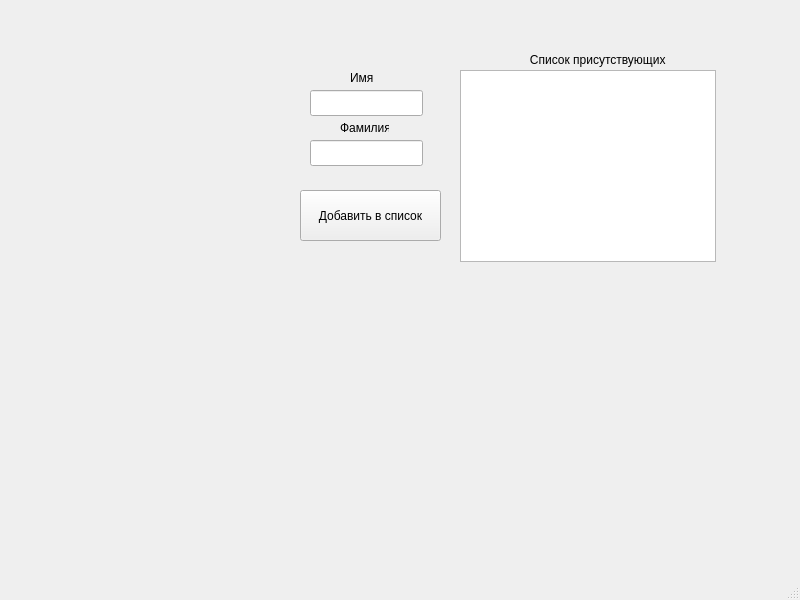
<?xml version="1.0" encoding="UTF-8"?>
<ui version="4.0">
 <class>MainWindow</class>
 <widget class="QMainWindow" name="MainWindow">
  <property name="geometry">
   <rect>
    <x>0</x>
    <y>0</y>
    <width>800</width>
    <height>600</height>
   </rect>
  </property>
  <property name="windowTitle">
   <string>MainWindow</string>
  </property>
  <widget class="QWidget" name="centralwidget">
   <widget class="QLineEdit" name="Name">
    <property name="geometry">
     <rect>
      <x>310</x>
      <y>90</y>
      <width>113</width>
      <height>26</height>
     </rect>
    </property>
   </widget>
   <widget class="QLineEdit" name="LastName">
    <property name="geometry">
     <rect>
      <x>310</x>
      <y>140</y>
      <width>113</width>
      <height>26</height>
     </rect>
    </property>
   </widget>
   <widget class="QLabel" name="label">
    <property name="geometry">
     <rect>
      <x>350</x>
      <y>70</y>
      <width>49</width>
      <height>16</height>
     </rect>
    </property>
    <property name="text">
     <string>Имя</string>
    </property>
   </widget>
   <widget class="QLabel" name="label_2">
    <property name="geometry">
     <rect>
      <x>340</x>
      <y>120</y>
      <width>49</width>
      <height>16</height>
     </rect>
    </property>
    <property name="text">
     <string>Фамилия</string>
    </property>
   </widget>
   <widget class="QPushButton" name="addStudentBtn">
    <property name="geometry">
     <rect>
      <x>300</x>
      <y>190</y>
      <width>141</width>
      <height>51</height>
     </rect>
    </property>
    <property name="sizePolicy">
     <sizepolicy hsizetype="Minimum" vsizetype="Preferred">
      <horstretch>0</horstretch>
      <verstretch>0</verstretch>
     </sizepolicy>
    </property>
    <property name="text">
     <string>Добавить в список</string>
    </property>
   </widget>
   <widget class="QListWidget" name="presenceList">
    <property name="geometry">
     <rect>
      <x>460</x>
      <y>70</y>
      <width>256</width>
      <height>192</height>
     </rect>
    </property>
   </widget>
   <widget class="QLabel" name="label_3">
    <property name="geometry">
     <rect>
      <x>470</x>
      <y>50</y>
      <width>241</width>
      <height>20</height>
     </rect>
    </property>
    <property name="text">
     <string>                  Cписок присутствующих </string>
    </property>
    <property name="scaledContents">
     <bool>false</bool>
    </property>
   </widget>
  </widget>
  <widget class="QMenuBar" name="menubar">
   <property name="geometry">
    <rect>
     <x>0</x>
     <y>0</y>
     <width>800</width>
     <height>33</height>
    </rect>
   </property>
  </widget>
  <widget class="QStatusBar" name="statusbar"/>
 </widget>
 <resources/>
 <connections/>
</ui>
